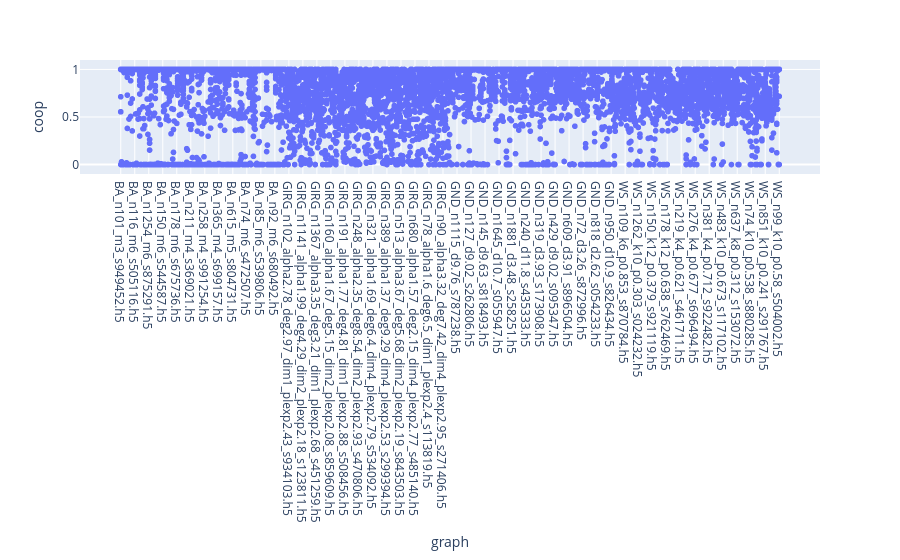

The notebook cell saved with this chart:
### Code cell
px.scatter(df, x="graph", y="coop")

### Figure 1 — Plotly figure (JSON) as saved in the notebook; plotly's stock layout.template omitted (floating-point values rounded to 4 significant figures; data arrays with more than 128 entries replaced by an {"elided": "..."} marker saying what was removed)
{"data": [{"hovertemplate": "graph=%{x}<br>coop=%{y}<extra></extra>", "legendgroup": "", "marker": {"color": "#636efa", "symbol": "circle"}, "mode": "markers", "name": "", "showlegend": false, "type": "scattergl", "x": {"elided": "8000 str values"}, "xaxis": "x", "y": {"elided": "8000 float values"}, "yaxis": "y"}], "layout": {"autosize": true, "legend": {"tracegroupgap": 0}, "margin": {"t": 60}, "xaxis": {"anchor": "y", "autorange": true, "domain": [0, 1], "range": [-46.52, 845.5], "title": {"text": "graph"}, "type": "category"}, "yaxis": {"anchor": "x", "autorange": true, "domain": [0, 1], "range": [-0.1387, 1.139], "title": {"text": "coop"}, "type": "linear"}}}
